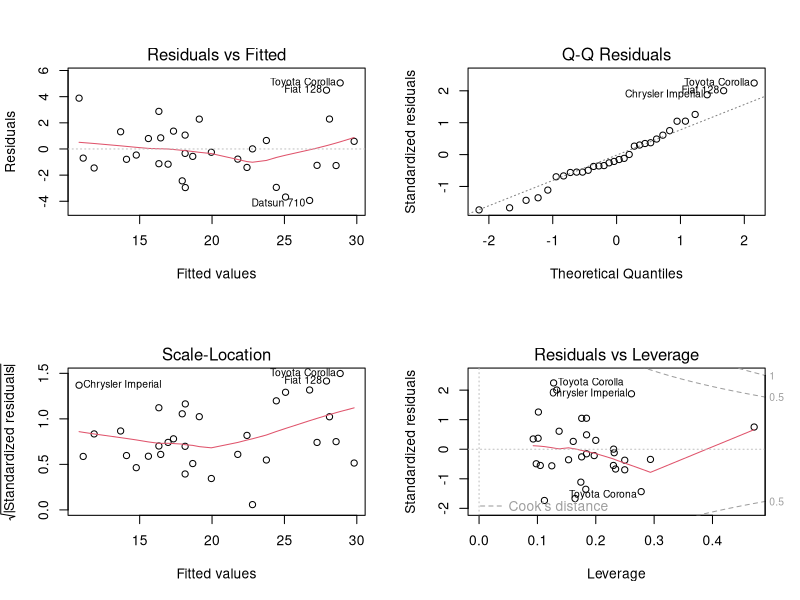
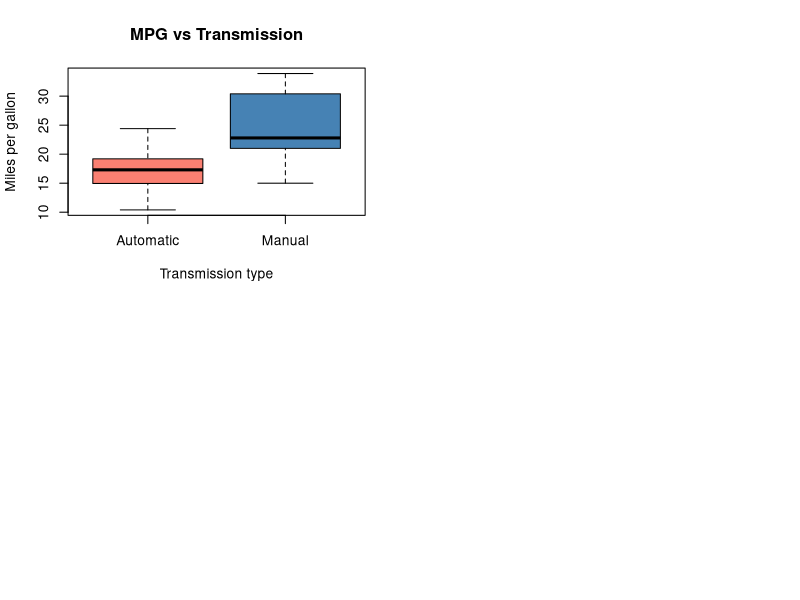
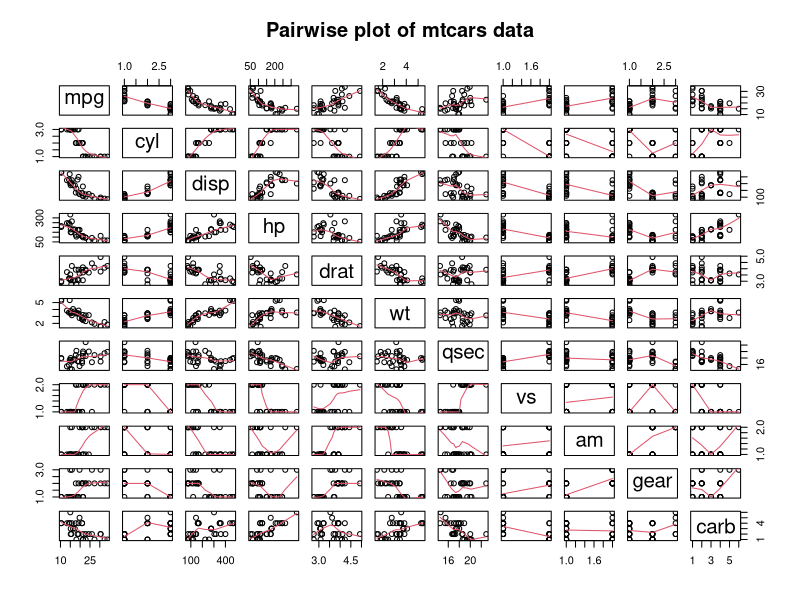

R code for these plots, in order:
## ---- chunk 1
data(mtcars)
library(knitr)
opts_chunk$set(echo = FALSE)
opts_chunk$set(fig.width = 5)
## ---- chunk 2
mtcars$cyl <- factor(mtcars$cyl)
mtcars$vs <- factor(mtcars$vs)
mtcars$am <- factor(mtcars$am, labels = c("Automatic", "Manual"))
mtcars$gear <- factor(mtcars$gear)
mtcars$carb <- factor(mtcars$carb)
## ---- chunk 3
# model using all data as predictors
everything_model = lm(mpg ~ ., data = mtcars)
## ---- chunk 4
# step wise selection process
new_model <- step(lm(mpg ~ ., data = mtcars), trace = 0)
## ---- chunk 5
# compare basic model to selection model
basic_model <- lm(mpg ~ am, data = mtcars)
compare <- anova(basic_model, new_model)
## ---- chunk 6
par(mfrow=c(2, 2))
plot(new_model)
## ---- chunk 7
t_test <- t.test(mpg ~ am, data = mtcars)
## ---- chunk 8
fit1 <- lm(mpg ~ am, data = mtcars)

boxplot(mpg ~ am, data = mtcars,
        xlab = "Transmission type", ylab = "Miles per gallon",
        main = "MPG vs Transmission", col = c("salmon", "steelblue"), 
        names = c("Automatic", "Manual"))
## ---- chunk 9
p1 = pairs(mtcars, panel = panel.smooth, main = "Pairwise plot of mtcars data")
## ---- chunk 10
head(cov2cor(cov(sapply(mtcars, as.numeric))), 1)
## ---- chunk 11
everything_model = lm(mpg ~ ., data = mtcars)
everything_model$coeff
## ---- chunk 12
new_model <- step(lm(mpg ~ ., data = mtcars), trace = 0)
summary(new_model)$coef
## ---- chunk 13
new_model <- step(lm(mpg ~ ., data = mtcars), trace = 0)
new_model$coeff
## ---- chunk 14
basic_model <- lm(mpg ~ am, data = mtcars)
compare <- anova(basic_model, new_model)
compare$Pr
## ---- chunk 15
t_test <- t.test(mpg ~ am, data = mtcars)
t_test
